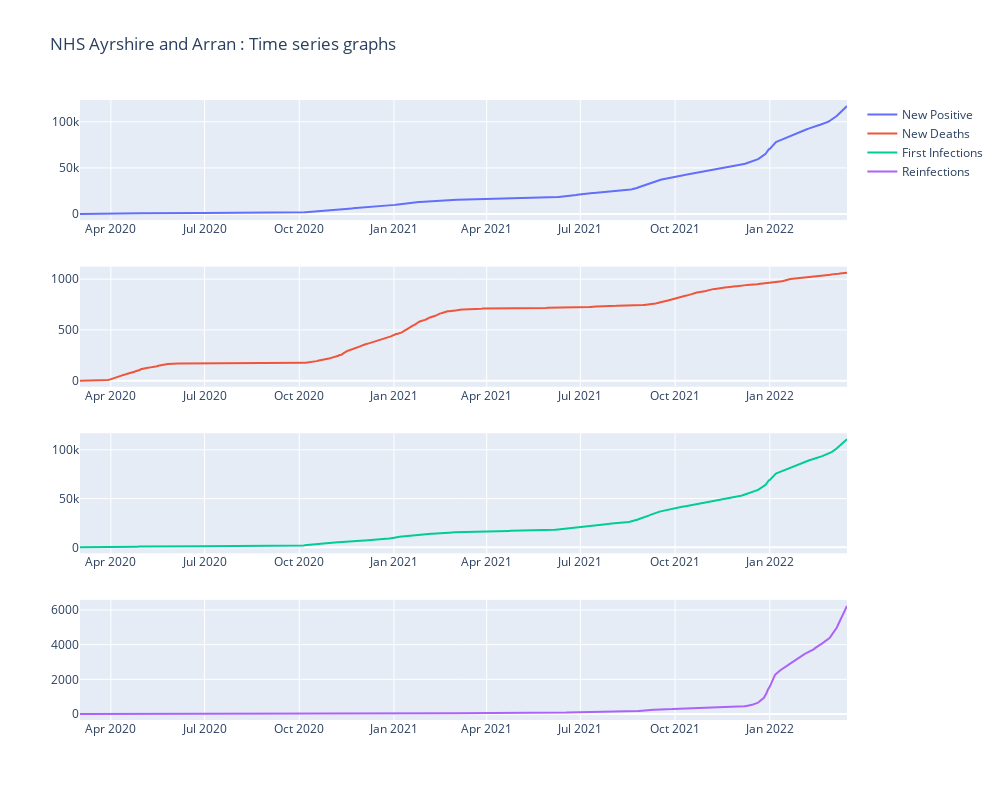
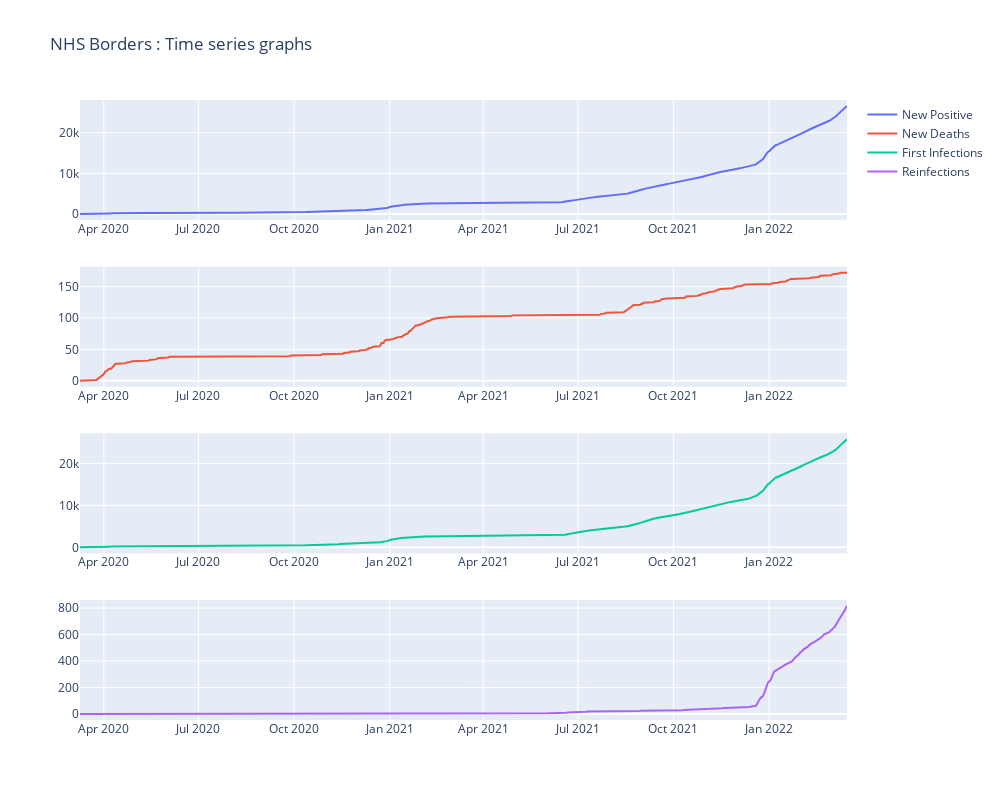
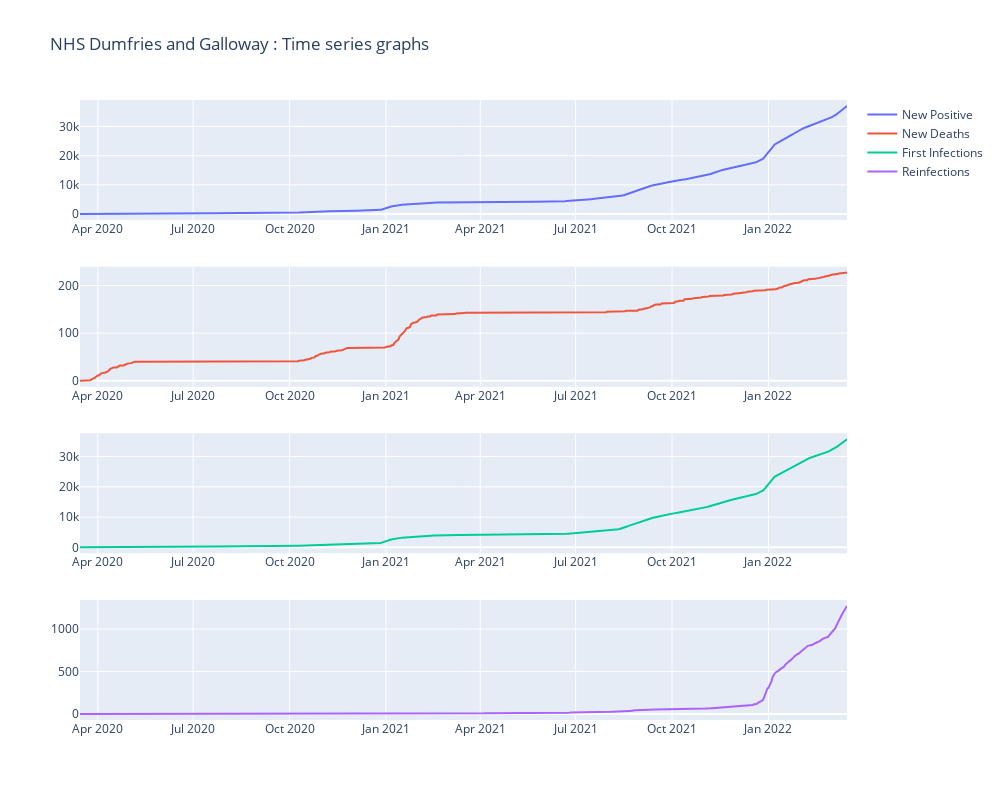
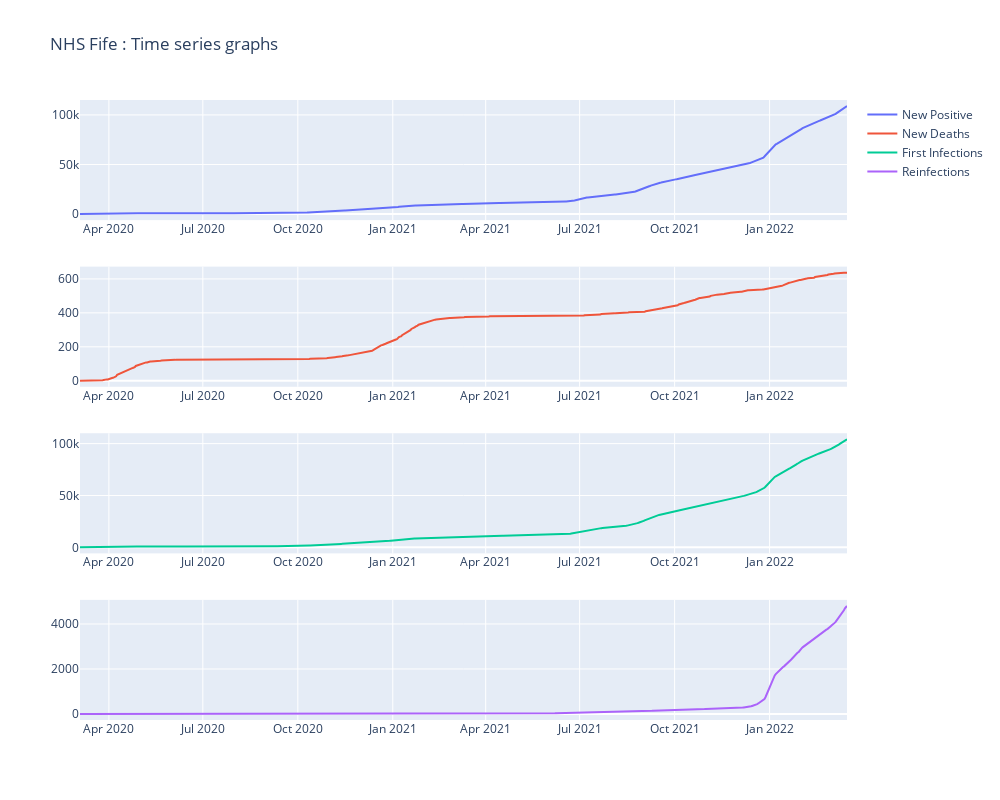

Notebook code for these charts, in order:
### Code cell
for i in covid_days[0]['locations'].keys():
    if i=='date':
        continue
    else:
        plot_time_series(covid_days,i)

### Figure 1 — Plotly figure (JSON) as saved in the notebook; plotly's stock layout.template omitted (floating-point values rounded to 4 significant figures; data arrays with more than 128 entries replaced by an {"elided": "..."} marker saying what was removed)
{"data": [{"name": "New Positive", "type": "scatter", "x": {"elided": "746 str values"}, "xaxis": "x", "y": {"elided": "746 int values"}, "yaxis": "y"}, {"name": "New Deaths", "type": "scatter", "x": {"elided": "746 str values"}, "xaxis": "x2", "y": {"elided": "746 int values"}, "yaxis": "y2"}, {"name": "First Infections", "type": "scatter", "x": {"elided": "746 str values"}, "xaxis": "x3", "y": {"elided": "746 int values"}, "yaxis": "y3"}, {"name": "Reinfections", "type": "scatter", "x": {"elided": "746 str values"}, "xaxis": "x4", "y": {"elided": "746 int values"}, "yaxis": "y4"}], "layout": {"height": 800, "title": {"text": "NHS Ayrshire and Arran : Time series graphs"}, "width": 1000, "xaxis": {"anchor": "y", "domain": [0, 1]}, "xaxis2": {"anchor": "y2", "domain": [0, 1]}, "xaxis3": {"anchor": "y3", "domain": [0, 1]}, "xaxis4": {"anchor": "y4", "domain": [0, 1]}, "yaxis": {"anchor": "x", "domain": [0.8063, 1]}, "yaxis2": {"anchor": "x2", "domain": [0.5375, 0.7312]}, "yaxis3": {"anchor": "x3", "domain": [0.2687, 0.4625]}, "yaxis4": {"anchor": "x4", "domain": [0, 0.1938]}}}

### Figure 2 — Plotly figure (JSON) as saved in the notebook; plotly's stock layout.template omitted (floating-point values rounded to 4 significant figures; data arrays with more than 128 entries replaced by an {"elided": "..."} marker saying what was removed)
{"data": [{"name": "New Positive", "type": "scatter", "x": {"elided": "739 str values"}, "xaxis": "x", "y": {"elided": "739 int values"}, "yaxis": "y"}, {"name": "New Deaths", "type": "scatter", "x": {"elided": "739 str values"}, "xaxis": "x2", "y": {"elided": "739 int values"}, "yaxis": "y2"}, {"name": "First Infections", "type": "scatter", "x": {"elided": "739 str values"}, "xaxis": "x3", "y": {"elided": "739 int values"}, "yaxis": "y3"}, {"name": "Reinfections", "type": "scatter", "x": {"elided": "739 str values"}, "xaxis": "x4", "y": {"elided": "739 int values"}, "yaxis": "y4"}], "layout": {"height": 800, "title": {"text": "NHS Borders : Time series graphs"}, "width": 1000, "xaxis": {"anchor": "y", "domain": [0, 1]}, "xaxis2": {"anchor": "y2", "domain": [0, 1]}, "xaxis3": {"anchor": "y3", "domain": [0, 1]}, "xaxis4": {"anchor": "y4", "domain": [0, 1]}, "yaxis": {"anchor": "x", "domain": [0.8063, 1]}, "yaxis2": {"anchor": "x2", "domain": [0.5375, 0.7312]}, "yaxis3": {"anchor": "x3", "domain": [0.2687, 0.4625]}, "yaxis4": {"anchor": "x4", "domain": [0, 0.1938]}}}

### Figure 3 — Plotly figure (JSON) as saved in the notebook; plotly's stock layout.template omitted (floating-point values rounded to 4 significant figures; data arrays with more than 128 entries replaced by an {"elided": "..."} marker saying what was removed)
{"data": [{"name": "New Positive", "type": "scatter", "x": {"elided": "733 str values"}, "xaxis": "x", "y": {"elided": "733 int values"}, "yaxis": "y"}, {"name": "New Deaths", "type": "scatter", "x": {"elided": "733 str values"}, "xaxis": "x2", "y": {"elided": "733 int values"}, "yaxis": "y2"}, {"name": "First Infections", "type": "scatter", "x": {"elided": "733 str values"}, "xaxis": "x3", "y": {"elided": "733 int values"}, "yaxis": "y3"}, {"name": "Reinfections", "type": "scatter", "x": {"elided": "733 str values"}, "xaxis": "x4", "y": {"elided": "733 int values"}, "yaxis": "y4"}], "layout": {"height": 800, "title": {"text": "NHS Dumfries and Galloway : Time series graphs"}, "width": 1000, "xaxis": {"anchor": "y", "domain": [0, 1]}, "xaxis2": {"anchor": "y2", "domain": [0, 1]}, "xaxis3": {"anchor": "y3", "domain": [0, 1]}, "xaxis4": {"anchor": "y4", "domain": [0, 1]}, "yaxis": {"anchor": "x", "domain": [0.8063, 1]}, "yaxis2": {"anchor": "x2", "domain": [0.5375, 0.7312]}, "yaxis3": {"anchor": "x3", "domain": [0.2687, 0.4625]}, "yaxis4": {"anchor": "x4", "domain": [0, 0.1938]}}}

### Figure 4 — Plotly figure (JSON) as saved in the notebook; plotly's stock layout.template omitted (floating-point values rounded to 4 significant figures; data arrays with more than 128 entries replaced by an {"elided": "..."} marker saying what was removed)
{"data": [{"name": "New Positive", "type": "scatter", "x": {"elided": "744 str values"}, "xaxis": "x", "y": {"elided": "744 int values"}, "yaxis": "y"}, {"name": "New Deaths", "type": "scatter", "x": {"elided": "744 str values"}, "xaxis": "x2", "y": {"elided": "744 int values"}, "yaxis": "y2"}, {"name": "First Infections", "type": "scatter", "x": {"elided": "744 str values"}, "xaxis": "x3", "y": {"elided": "744 int values"}, "yaxis": "y3"}, {"name": "Reinfections", "type": "scatter", "x": {"elided": "744 str values"}, "xaxis": "x4", "y": {"elided": "744 int values"}, "yaxis": "y4"}], "layout": {"height": 800, "title": {"text": "NHS Fife : Time series graphs"}, "width": 1000, "xaxis": {"anchor": "y", "domain": [0, 1]}, "xaxis2": {"anchor": "y2", "domain": [0, 1]}, "xaxis3": {"anchor": "y3", "domain": [0, 1]}, "xaxis4": {"anchor": "y4", "domain": [0, 1]}, "yaxis": {"anchor": "x", "domain": [0.8063, 1]}, "yaxis2": {"anchor": "x2", "domain": [0.5375, 0.7312]}, "yaxis3": {"anchor": "x3", "domain": [0.2687, 0.4625]}, "yaxis4": {"anchor": "x4", "domain": [0, 0.1938]}}}
